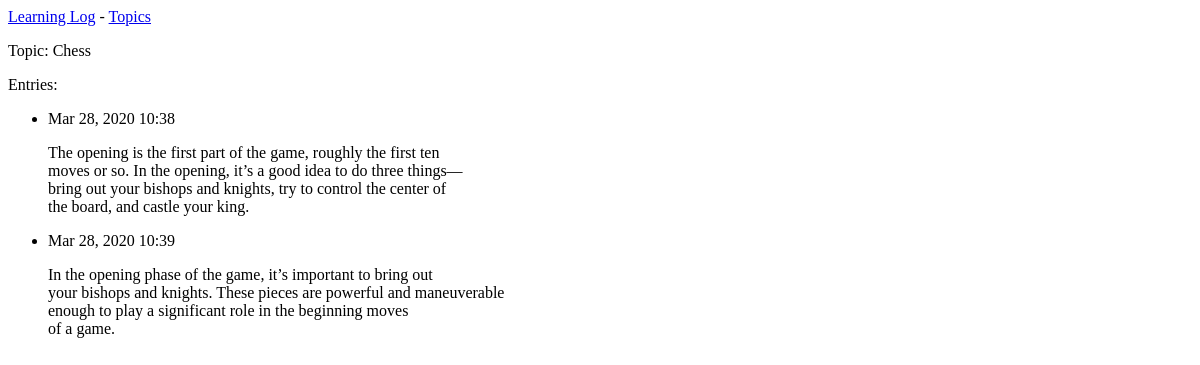
Page /topics/1/ on the earlier database version.
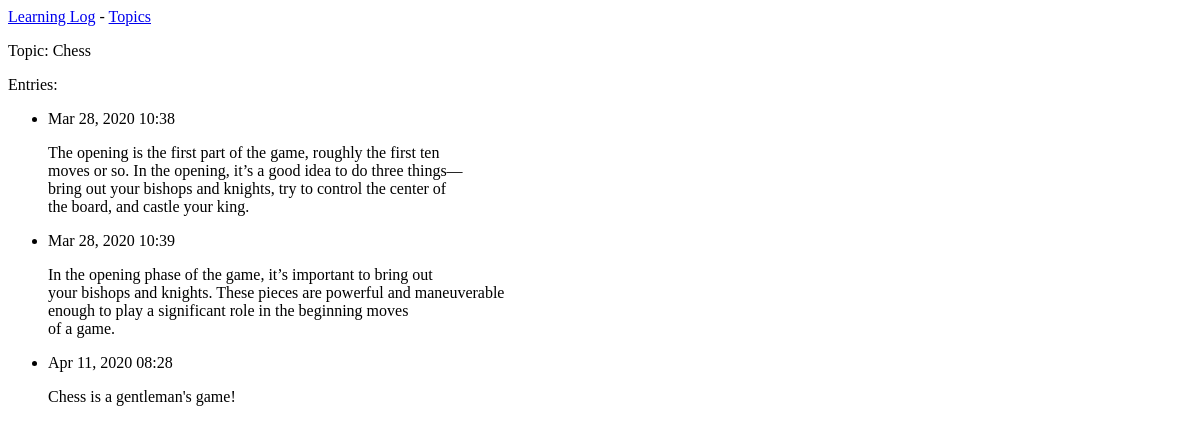
Same page on the later database version.
### learning_logs/models.py (models this page shows, shortened)
class Topic(models.Model):
    text = models.CharField(max_length=200)
    date_added = models.DateTimeField(auto_now_add=True)
    def __str__(self):
        return self.text

class Entry(models.Model):
    topic = models.ForeignKey(Topic, on_delete=models.CASCADE)
    text = models.TextField()
    date_added = models.DateTimeField(auto_now_add=True)
    class Meta:
        verbose_name_plural = 'entries'

### learning_logs/views.py (the view)
# urls.py: path('topics/<int:topic_id>/', views.topic, name='topic'),
def topic(request, topic_id):
    topic = Topic.objects.get(id=topic_id)
    entries = topic.entry_set.order_by('date_added')
    context = {'topic': topic, 'entries': entries}
    return render(request, 'learning_logs/topic.html', context)

### learning_logs/templates/learning_logs/topic.html
{% extends 'learning_logs/base.html' %}
{% block content %}
<p>Topic: {{topic}}</p>
<p>Entries:</p>
<ul>
  {% for entry in entries %}
    <li>
      <p>{{entry.date_added|date:'M d, Y H:i' }}</p>
      <p>{{entry.text|linebreaks}}</p>
    </li>
  {% empty %}
  <li>
    There is no entries for this topic yet.
  </li>
  {% endfor %}
</ul>
{% endblock content %}

### learning_logs/templates/learning_logs/base.html
<p>
  <a href="{% url 'learning_logs:index' %}">Learning Log</a> -
  <a href="{% url 'learning_logs:topics' %}">Topics</a>
</p>
{% block content %}{% endblock content %}

Differences in the rows shown:
added Entry: date_added "Apr 11, 2020 08:28", text "Chess is a gentleman's game!"
